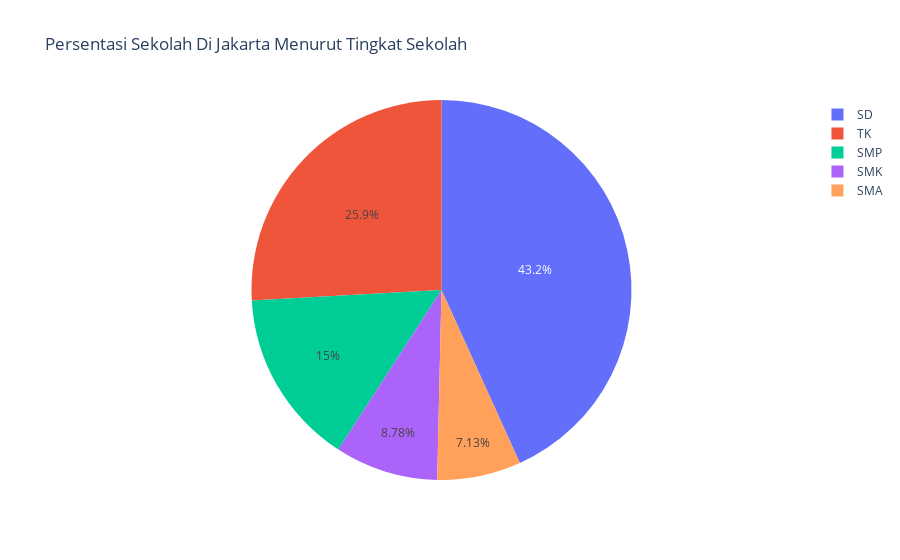

The code cell stored with this chart in its notebook:
### Code cell
import pandas as pd 
import matplotlib.pyplot as plt 
import seaborn as sns 
import plotly.express as px 

data = pd.read_csv(r"C:\Users\ACER\Documents\Portofolio_dataana\data_analyst\python\sekolah_jakarta\jumlah-sekolah-guru-murid-dan-ruang-kelas-menurut-jenis-sekolah-2011-2016.csv")
# Melihat Seluruh Data

data.head()


# Menghapus data null 
data.dropna(inplace=True)
# Jumlah Sekolah Menurut Tingkat Sekolah 

sns.barplot(x=data['tingkat_sekolah'],y=data[' jumlah_sekolah '])
# Jumlah Guru Menurut Tingkat Sekolah 

sns.barplot(x=data['tingkat_sekolah'],y=data[' jumlah_guru '])
data.head()
# Jumlah Kelas Menurut Tingkat Sekolah
sns.barplot(x=data['tingkat_sekolah'],y=data[' jumlah_kelas '])

# Jumlah Sekolah menurut Jenis Sekolah Per Tahun 
sns.barplot(x=data['jenis_sekolah'],y=data[' jumlah_sekolah '],hue=data['tahun'])

# Jumlah Guru menurut Jenis Sekolah Per Tahun 

sns.barplot(x=data['jenis_sekolah'],y=data[' jumlah_guru '],hue=data['tahun'])

# Persentasi Sekolah Di Jakarta Menurut Jenis Sekolah
ps = px.pie(names=data['jenis_sekolah'],values=data[' jumlah_sekolah '],title="Persentasi Sekolah Di Jakarta Menurut Jenis Sekolah")
ps.show()

# Persentasi Sekolah Di Jakarta Menurut Tingkat Sekolah
ps = px.pie(names=data['tingkat_sekolah'],values=data[' jumlah_sekolah '],title="Persentasi Sekolah Di Jakarta Menurut Tingkat Sekolah")
ps.show()

### Figure 1 — Plotly figure (JSON) as saved in the notebook; plotly's stock layout.template omitted (floating-point values rounded to 4 significant figures)
{"data": [{"domain": {"x": [0, 1], "y": [0, 1]}, "hovertemplate": "label=%{label}<br>value=%{value}<extra></extra>", "labels": ["TK", "TK", "TK", "TK", "TK", "TK", "TK", "TK", "TK", "TK", "SD", "SD", "SD", "SD", "SD", "SD", "SD", "SD", "SD", "SD", "SMP", "SMP", "SMP", "SMP", "SMP", "SMP", "SMP", "SMP", "SMP", "SMP", "SMA", "SMA", "SMA", "SMA", "SMA", "SMA", "SMA", "SMA", "SMA", "SMA", "SMK", "SMK", "SMK", "SMK", "SMK", "SMK", "SMK", "SMK", "SMK", "SMK"], "legendgroup": "", "name": "", "showlegend": true, "type": "pie", "values": [9, 1781, 9, 1432, 9, 1421, 9, 1990, 22, 2056, 2223, 775, 2222, 804, 2208, 839, 2111, 839, 1667, 911, 288, 650, 289, 716, 289, 698, 289, 751, 289, 800, 117, 382, 117, 350, 117, 358, 117, 357, 117, 375, 63, 517, 63, 522, 63, 530, 63, 536, 63, 546]}], "layout": {"legend": {"tracegroupgap": 0}, "title": {"text": "Persentasi Sekolah Di Jakarta Menurut Tingkat Sekolah"}}}
